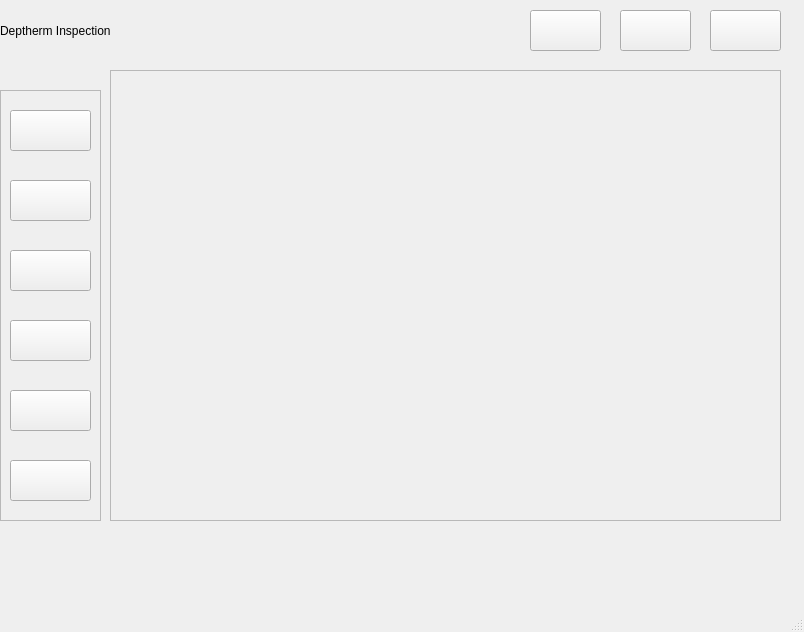
<?xml version="1.0" encoding="UTF-8"?>
<ui version="4.0">
 <class>MainWindow</class>
 <widget class="QMainWindow" name="MainWindow">
  <property name="geometry">
   <rect>
    <x>0</x>
    <y>0</y>
    <width>804</width>
    <height>632</height>
   </rect>
  </property>
  <property name="windowTitle">
   <string>MainWindow</string>
  </property>
  <widget class="QWidget" name="centralwidget">
   <widget class="QFrame" name="frame">
    <property name="geometry">
     <rect>
      <x>0</x>
      <y>90</y>
      <width>101</width>
      <height>431</height>
     </rect>
    </property>
    <property name="frameShape">
     <enum>QFrame::StyledPanel</enum>
    </property>
    <property name="frameShadow">
     <enum>QFrame::Raised</enum>
    </property>
    <widget class="QPushButton" name="buttonInspection">
     <property name="geometry">
      <rect>
       <x>10</x>
       <y>20</y>
       <width>81</width>
       <height>41</height>
      </rect>
     </property>
     <property name="text">
      <string/>
     </property>
    </widget>
    <widget class="QPushButton" name="buttonCalibInt">
     <property name="geometry">
      <rect>
       <x>10</x>
       <y>90</y>
       <width>81</width>
       <height>41</height>
      </rect>
     </property>
     <property name="text">
      <string/>
     </property>
    </widget>
    <widget class="QPushButton" name="buttonCalibExt">
     <property name="geometry">
      <rect>
       <x>10</x>
       <y>160</y>
       <width>81</width>
       <height>41</height>
      </rect>
     </property>
     <property name="text">
      <string/>
     </property>
    </widget>
    <widget class="QPushButton" name="buttonCameraFusion">
     <property name="geometry">
      <rect>
       <x>10</x>
       <y>230</y>
       <width>81</width>
       <height>41</height>
      </rect>
     </property>
     <property name="text">
      <string/>
     </property>
    </widget>
    <widget class="QPushButton" name="buttonReport">
     <property name="geometry">
      <rect>
       <x>10</x>
       <y>300</y>
       <width>81</width>
       <height>41</height>
      </rect>
     </property>
     <property name="text">
      <string/>
     </property>
    </widget>
    <widget class="QPushButton" name="buttonClean">
     <property name="geometry">
      <rect>
       <x>10</x>
       <y>370</y>
       <width>81</width>
       <height>41</height>
      </rect>
     </property>
     <property name="text">
      <string/>
     </property>
    </widget>
   </widget>
   <widget class="QFrame" name="frameWorkspace">
    <property name="geometry">
     <rect>
      <x>110</x>
      <y>70</y>
      <width>671</width>
      <height>451</height>
     </rect>
    </property>
    <property name="frameShape">
     <enum>QFrame::StyledPanel</enum>
    </property>
    <property name="frameShadow">
     <enum>QFrame::Raised</enum>
    </property>
    <widget class="QWidget" name="verticalLayoutWidget">
     <property name="geometry">
      <rect>
       <x>70</x>
       <y>30</y>
       <width>521</width>
       <height>401</height>
      </rect>
     </property>
     <layout class="QVBoxLayout" name="layoutWorkspace"/>
    </widget>
   </widget>
   <widget class="QPushButton" name="buttonLogin">
    <property name="geometry">
     <rect>
      <x>620</x>
      <y>10</y>
      <width>71</width>
      <height>41</height>
     </rect>
    </property>
    <property name="text">
     <string/>
    </property>
   </widget>
   <widget class="QPushButton" name="buttonUserManage">
    <property name="geometry">
     <rect>
      <x>530</x>
      <y>10</y>
      <width>71</width>
      <height>41</height>
     </rect>
    </property>
    <property name="text">
     <string/>
    </property>
   </widget>
   <widget class="QLabel" name="labelHeader">
    <property name="geometry">
     <rect>
      <x>0</x>
      <y>10</y>
      <width>511</width>
      <height>41</height>
     </rect>
    </property>
    <property name="text">
     <string>Deptherm Inspection</string>
    </property>
   </widget>
   <widget class="QPushButton" name="buttonLogout">
    <property name="geometry">
     <rect>
      <x>710</x>
      <y>10</y>
      <width>71</width>
      <height>41</height>
     </rect>
    </property>
    <property name="text">
     <string/>
    </property>
   </widget>
   <widget class="QLabel" name="labelMessage">
    <property name="geometry">
     <rect>
      <x>170</x>
      <y>550</y>
      <width>511</width>
      <height>41</height>
     </rect>
    </property>
    <property name="text">
     <string/>
    </property>
    <property name="alignment">
     <set>Qt::AlignCenter</set>
    </property>
   </widget>
   <widget class="QLabel" name="labelLogo">
    <property name="geometry">
     <rect>
      <x>670</x>
      <y>550</y>
      <width>111</width>
      <height>41</height>
     </rect>
    </property>
    <property name="text">
     <string/>
    </property>
   </widget>
  </widget>
  <widget class="QMenuBar" name="menubar">
   <property name="geometry">
    <rect>
     <x>0</x>
     <y>0</y>
     <width>804</width>
     <height>22</height>
    </rect>
   </property>
  </widget>
  <widget class="QStatusBar" name="statusbar"/>
 </widget>
 <resources/>
 <connections/>
</ui>
